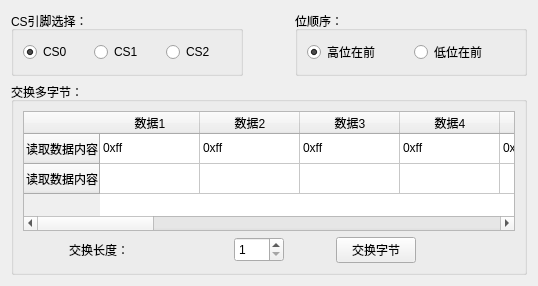
      <widget class="QWidget" name="tabSPI">
       <attribute name="title">
        <string>SPI</string>
       </attribute>
       <layout class="QGridLayout" name="gridLayout_6">
        <item row="0" column="0">
         <widget class="QGroupBox" name="groupBox_7">
          <property name="minimumSize">
           <size>
            <width>200</width>
            <height>0</height>
           </size>
          </property>
          <property name="title">
           <string>CS引脚选择：</string>
          </property>
          <layout class="QHBoxLayout" name="horizontalLayout_6">
           <item>
            <widget class="QRadioButton" name="radioButton_CS0">
             <property name="cursor">
              <cursorShape>ArrowCursor</cursorShape>
             </property>
             <property name="text">
              <string>CS0</string>
             </property>
             <property name="checked">
              <bool>true</bool>
             </property>
            </widget>
           </item>
           <item>
            <widget class="QRadioButton" name="radioButton_CS1">
             <property name="text">
              <string>CS1</string>
             </property>
            </widget>
           </item>
           <item>
            <widget class="QRadioButton" name="radioButton_CS2">
             <property name="text">
              <string>CS2</string>
             </property>
            </widget>
           </item>
          </layout>
         </widget>
        </item>
        <item row="0" column="1">
         <spacer name="horizontalSpacer_18">
          <property name="orientation">
           <enum>Qt::Orientation::Horizontal</enum>
          </property>
          <property name="sizeType">
           <enum>QSizePolicy::Policy::Fixed</enum>
          </property>
          <property name="sizeHint" stdset="0">
           <size>
            <width>40</width>
            <height>20</height>
           </size>
          </property>
         </spacer>
        </item>
        <item row="0" column="2">
         <widget class="QGroupBox" name="groupBox_9">
          <property name="minimumSize">
           <size>
            <width>200</width>
            <height>0</height>
           </size>
          </property>
          <property name="title">
           <string>位顺序：</string>
          </property>
          <layout class="QHBoxLayout" name="horizontalLayout_7">
           <item>
            <widget class="QRadioButton" name="radioButton_MSB">
             <property name="cursor">
              <cursorShape>ArrowCursor</cursorShape>
             </property>
             <property name="text">
              <string>高位在前</string>
             </property>
             <property name="checked">
              <bool>true</bool>
             </property>
            </widget>
           </item>
           <item>
            <widget class="QRadioButton" name="radioButton_LSB">
             <property name="text">
              <string>低位在前</string>
             </property>
            </widget>
           </item>
          </layout>
         </widget>
        </item>
        <item row="1" column="0" colspan="3">
         <widget class="QGroupBox" name="groupBox_8">
          <property name="title">
           <string>交换多字节：</string>
          </property>
          <layout class="QGridLayout" name="gridLayout_5">
           <item row="1" column="5">
            <widget class="QPushButton" name="pushButton_Swap">
             <property name="minimumSize">
              <size>
               <width>50</width>
               <height>25</height>
              </size>
             </property>
             <property name="maximumSize">
              <size>
               <width>100</width>
               <height>16777215</height>
              </size>
             </property>
             <property name="text">
              <string>交换字节</string>
             </property>
            </widget>
           </item>
           <item row="1" column="6">
            <spacer name="horizontalSpacer_17">
             <property name="orientation">
              <enum>Qt::Orientation::Horizontal</enum>
             </property>
             <property name="sizeHint" stdset="0">
              <size>
               <width>93</width>
               <height>20</height>
              </size>
             </property>
            </spacer>
           </item>
           <item row="1" column="1">
            <widget class="QLabel" name="label_6">
             <property name="maximumSize">
              <size>
               <width>80</width>
               <height>16777215</height>
              </size>
             </property>
             <property name="text">
              <string>交换长度：</string>
             </property>
             <property name="alignment">
              <set>Qt::AlignmentFlag::AlignCenter</set>
             </property>
            </widget>
           </item>
           <item row="1" column="3">
            <widget class="QSpinBox" name="spinBox_SwapNum">
             <property name="minimumSize">
              <size>
               <width>50</width>
               <height>25</height>
              </size>
             </property>
             <property name="maximumSize">
              <size>
               <width>100</width>
               <height>16777215</height>
              </size>
             </property>
             <property name="suffix">
              <string/>
             </property>
             <property name="prefix">
              <string/>
             </property>
             <property name="minimum">
              <number>1</number>
             </property>
             <property name="maximum">
              <number>16</number>
             </property>
             <property name="displayIntegerBase">
              <number>10</number>
             </property>
            </widget>
           </item>
           <item row="1" column="4">
            <spacer name="horizontalSpacer_16">
             <property name="orientation">
              <enum>Qt::Orientation::Horizontal</enum>
             </property>
             <property name="sizeHint" stdset="0">
              <size>
               <width>40</width>
               <height>20</height>
              </size>
             </property>
            </spacer>
           </item>
           <item row="1" column="2">
            <spacer name="horizontalSpacer_15">
             <property name="orientation">
              <enum>Qt::Orientation::Horizontal</enum>
             </property>
             <property name="sizeHint" stdset="0">
              <size>
               <width>93</width>
               <height>20</height>
              </size>
             </property>
            </spacer>
           </item>
           <item row="1" column="0">
            <spacer name="horizontalSpacer_14">
             <property name="orientation">
              <enum>Qt::Orientation::Horizontal</enum>
             </property>
             <property name="sizeHint" stdset="0">
              <size>
               <width>40</width>
               <height>20</height>
              </size>
             </property>
            </spacer>
           </item>
           <item row="0" column="0" colspan="7">
            <widget class="QTableWidget" name="tableWidget_SPI">
             <property name="maximumSize">
              <size>
               <width>16777215</width>
               <height>120</height>
              </size>
             </property>
             <row>
              <property name="text">
               <string>读取数据内容</string>
              </property>
             </row>
             <row>
              <property name="text">
               <string>读取数据内容</string>
              </property>
             </row>
             <column>
              <property name="text">
               <string>数据1</string>
              </property>
             </column>
             <column>
              <property name="text">
               <string>数据2</string>
              </property>
             </column>
             <column>
              <property name="text">
               <string>数据3</string>
              </property>
             </column>
             <column>
              <property name="text">
               <string>数据4</string>
              </property>
             </column>
             <column>
              <property name="text">
               <string>数据5</string>
              </property>
             </column>
             <column>
              <property name="text">
               <string>数据6</string>
              </property>
             </column>
             <column>
              <property name="text">
               <string>数据7</string>
              </property>
             </column>
             <column>
              <property name="text">
               <string>数据8</string>
              </property>
             </column>
             <column>
              <property name="text">
               <string>数据9</string>
              </property>
             </column>
             <column>
              <property name="text">
               <string>数据10</string>
              </property>
             </column>
             <column>
              <property name="text">
               <string>数据11</string>
              </property>
             </column>
             <column>
              <property name="text">
               <string>数据12</string>
              </property>
             </column>
             <column>
              <property name="text">
               <string>数据13</string>
              </property>
             </column>
             <column>
              <property name="text">
               <string>数据14</string>
              </property>
             </column>
             <column>
              <property name="text">
               <string>数据15</string>
              </property>
             </column>
             <column>
              <property name="text">
               <string>数据16</string>
              </property>
             </column>
             <item row="0" column="0">
              <property name="text">
               <string>0xff</string>
              </property>
             </item>
             <item row="0" column="1">
              <property name="text">
               <string>0xff</string>
              </property>
             </item>
             <item row="0" column="2">
              <property name="text">
               <string>0xff</string>
              </property>
             </item>
             <item row="0" column="3">
              <property name="text">
               <string>0xff</string>
              </property>
             </item>
             <item row="0" column="4">
              <property name="text">
               <string>0xff</string>
              </property>
             </item>
             <item row="0" column="5">
              <property name="text">
               <string>0xff</string>
              </property>
             </item>
             <item row="0" column="6">
              <property name="text">
               <string>0xff</string>
              </property>
             </item>
             <item row="0" column="7">
              <property name="text">
               <string>0xff</string>
              </property>
             </item>
             <item row="0" column="8">
              <property name="text">
               <string>0xff</string>
              </property>
             </item>
             <item row="0" column="9">
              <property name="text">
               <string>0xff</string>
              </property>
             </item>
             <item row="0" column="10">
              <property name="text">
               <string>0xff</string>
              </property>
             </item>
             <item row="0" column="11">
              <property name="text">
               <string>0xff</string>
              </property>
             </item>
             <item row="0" column="12">
              <property name="text">
               <string>0xff</string>
              </property>
             </item>
             <item row="0" column="13">
              <property name="text">
               <string>0xff</string>
              </property>
             </item>
             <item row="0" column="14">
              <property name="text">
               <string>0xff</string>
              </property>
             </item>
             <item row="0" column="15">
              <property name="text">
               <string>0xff</string>
              </property>
             </item>
             <item row="1" column="0">
              <property name="text">
               <string/>
              </property>
             </item>
             <item row="1" column="1">
              <property name="text">
               <string/>
              </property>
             </item>
             <item row="1" column="2">
              <property name="text">
               <string/>
              </property>
             </item>
             <item row="1" column="3">
              <property name="text">
               <string/>
              </property>
             </item>
             <item row="1" column="4">
              <property name="text">
               <string/>
              </property>
             </item>
             <item row="1" column="5">
              <property name="text">
               <string/>
              </property>
             </item>
             <item row="1" column="6">
              <property name="text">
               <string/>
              </property>
             </item>
             <item row="1" column="7">
              <property name="text">
               <string/>
              </property>
             </item>
             <item row="1" column="8">
              <property name="text">
               <string/>
              </property>
             </item>
             <item row="1" column="9">
              <property name="text">
               <string/>
              </property>
             </item>
             <item row="1" column="10">
              <property name="text">
               <string/>
              </property>
             </item>
             <item row="1" column="11">
              <property name="text">
               <string/>
              </property>
             </item>
             <item row="1" column="12">
              <property name="text">
               <string/>
              </property>
             </item>
             <item row="1" column="13">
              <property name="text">
               <string/>
              </property>
             </item>
             <item row="1" column="14">
              <property name="text">
               <string/>
              </property>
             </item>
             <item row="1" column="15">
              <property name="text">
               <string/>
              </property>
             </item>
            </widget>
           </item>
          </layout>
         </widget>
        </item>
       </layout>
      </widget>
